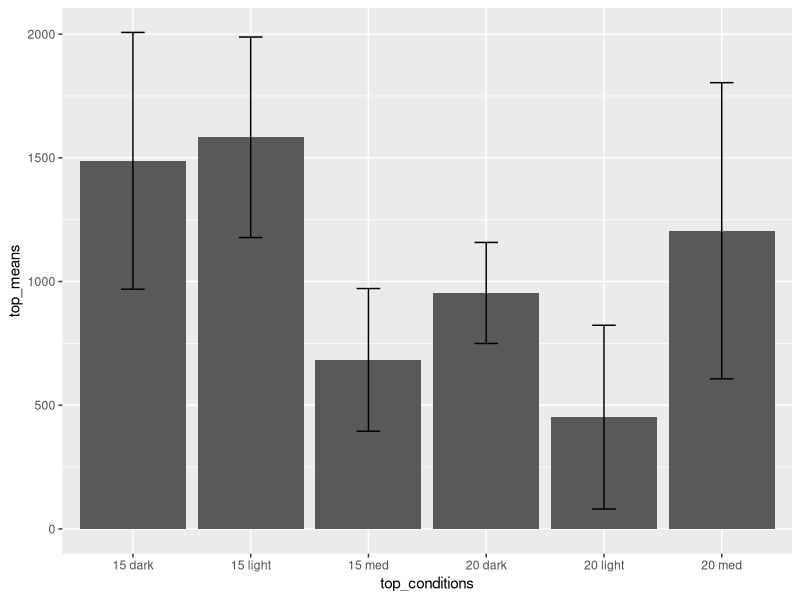

The R script that drew this image:
## ---- chunk 1
#install.packages("tidyverse", "knitr", "here", "ggplot2")
library(tidyverse) 
library(knitr)
library(here)
library(ggplot2)
#library(dplyr)
## ---- chunk 2
DataDictionary <-read_csv(file = here("Data", "RawData", "vert_migration.csv"))
kable(DataDictionary)
## ---- chunk 3
DataDictionary$Chl_cm2 <- (DataDictionary$Fluorescence_Reading*DataDictionary$VolSol_mL) / DataDictionary$Tissue_Area_cm2
kable(DataDictionary)
## ---- chunk 4
temp <- c(20, 15)
sheet <- "top"
condition <-c("dark", "med", "light")
time <- 202410101430

top_means <-c()
top_std <-c()
top_conditions<-c()

for (y in 1:2) {
  for (x in 1:3) {
    sub_data <- filter(DataDictionary, Temp_C == temp[[y]], Top_Bottom == sheet, Light == condition[[x]], Chl_cm2 > 0, YYYYMMDDHHMM == time)
    top_means <-append(top_means, mean(sub_data$Chl_cm2))
    top_std <-append(top_std, sd(sub_data$Chl_cm2))
    top_conditions <-append(top_conditions, paste(temp[[y]], condition[[x]]))
  }
}

kable(sub_data)
#print(top_std)
## ---- chunk 5
data <- data.frame(top_conditions, top_means)
ggplot(data, aes(x=top_conditions, y=top_means)) + 
  geom_bar(stat = "identity") +
  geom_errorbar(aes(ymin=top_means-top_std, ymax=top_means+top_std), width=.2,
                 position=position_dodge(.9))
 
